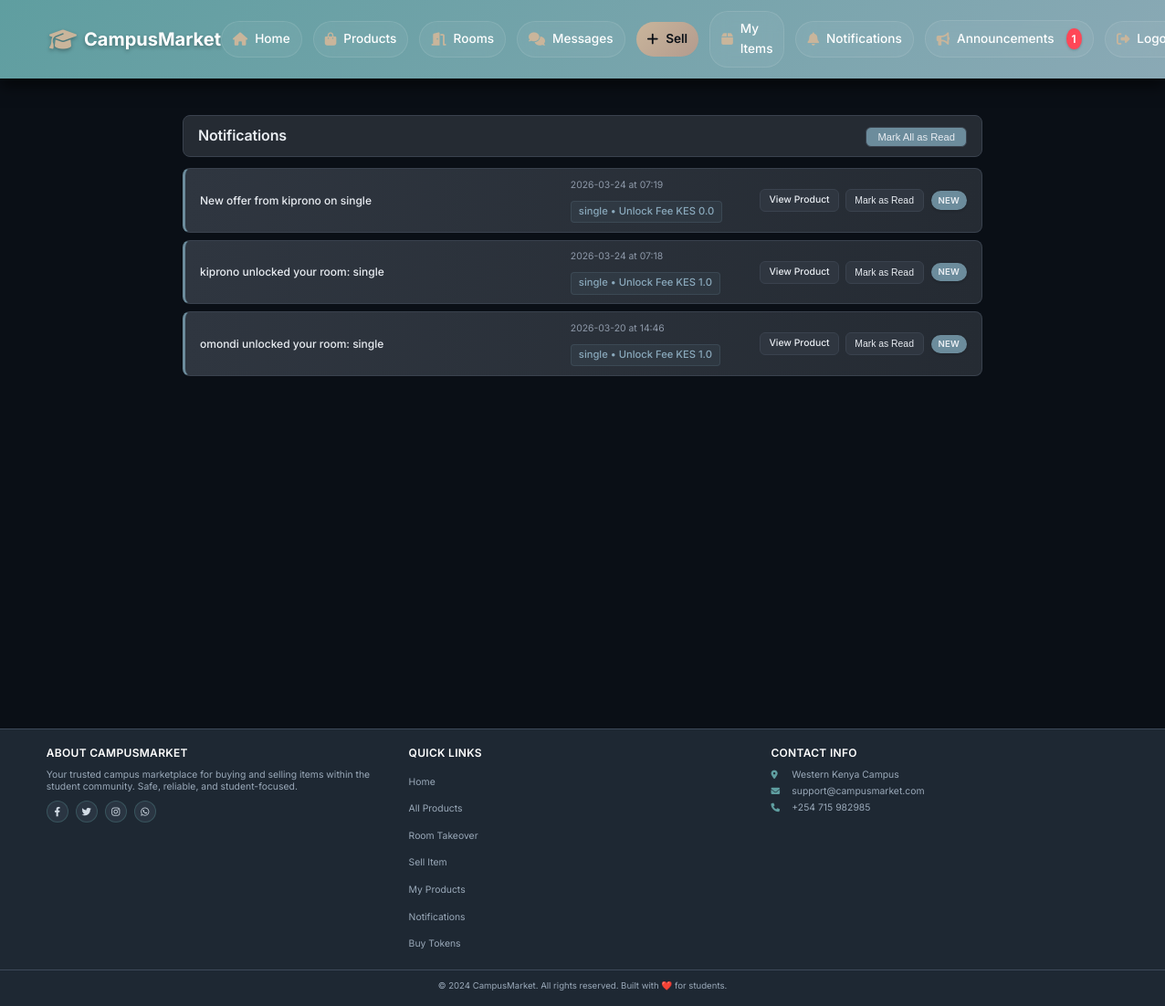
The app's page /notifications (signed in), older data.
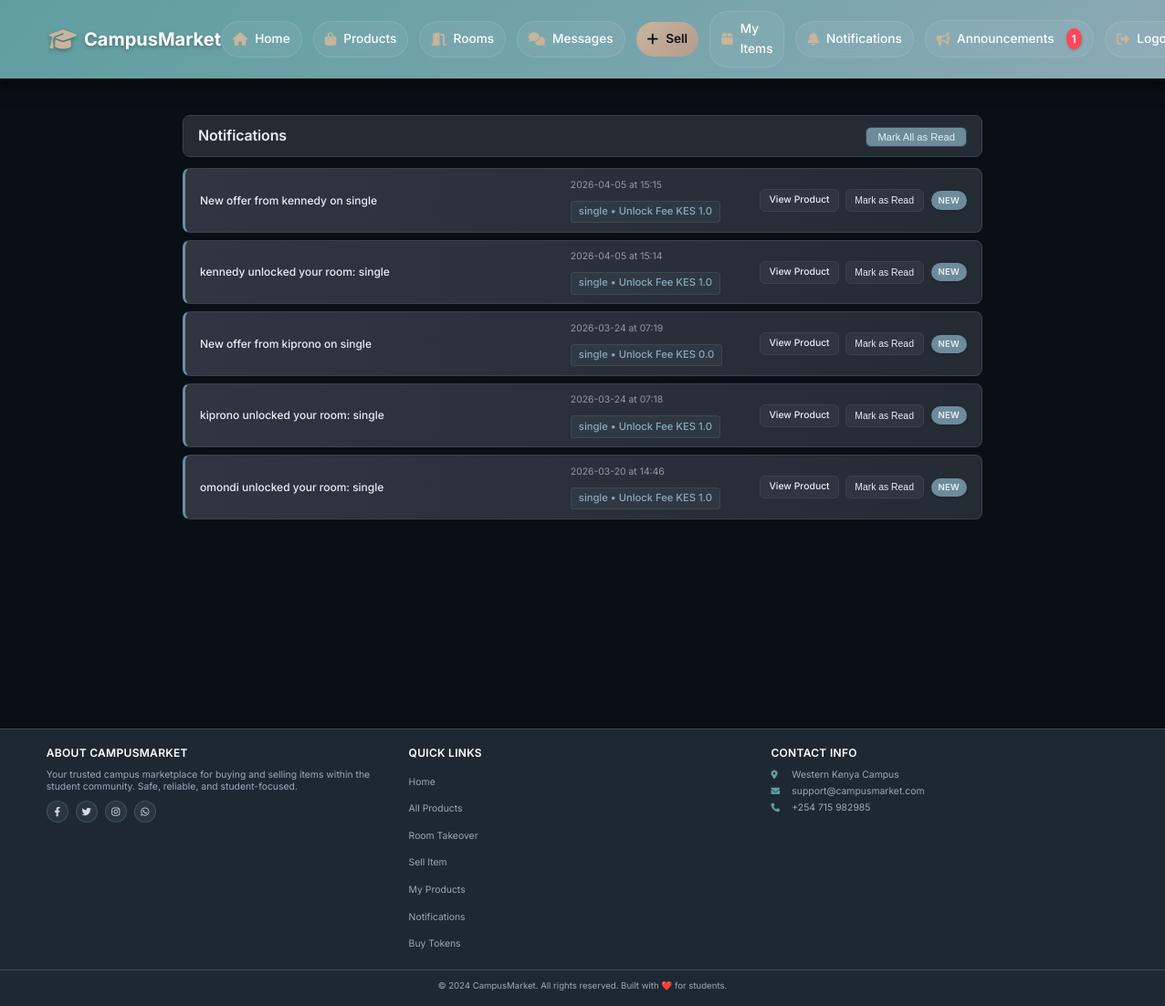
The same page, newer data.
### app/models.py (models this page shows, shortened)
class Notification(db.Model):
    __tablename__ = 'notifications'
    id = db.Column(db.Integer, primary_key=True)
    user_id = db.Column(db.Integer, db.ForeignKey('users.id'), nullable=False)
    product_id = db.Column(db.Integer, db.ForeignKey('products.id'), nullable=False)
    unlock_id = db.Column(db.Integer, db.ForeignKey('product_unlocks.id'), nullable=False)
    message = db.Column(db.Text, nullable=False)
    is_read = db.Column(db.Boolean, default=False)
    created_at = db.Column(db.DateTime, default=datetime.utcnow)
    user = db.relationship('User', backref='notifications')
    product = db.relationship('Product', backref='notifications')
    unlock = db.relationship('ProductUnlock', backref='notification')

class Product(db.Model):
    __tablename__ = 'products'
    id = db.Column(db.Integer, primary_key=True)
    title = db.Column(db.String(100), nullable=False)
    description = db.Column(db.Text)
    price = db.Column(db.Float, nullable=False)
    condition = db.Column(db.String(20))
    contact_info = db.Column(db.Text)
    is_fast_moving = db.Column(db.Boolean, default=False)
    is_active = db.Column(db.Boolean, default=True)
    is_sold = db.Column(db.Boolean, default=False)
    Token = db.Column(db.Float, nullable=False)
    category_id = db.Column(db.Integer, db.ForeignKey('categories.id'), nullable=False)
    seller_id = db.Column(db.Integer, db.ForeignKey('users.id'), nullable=False)
    image_group_id = db.Column(db.Integer, db.ForeignKey('product_image_groups.id'), nullable=True)
    created_at = db.Column(db.DateTime, default=datetime.utcnow)
    updated_at = db.Column(db.DateTime, default=datetime.utcnow, onupdate=datetime.utcnow)
    hostel_name = db.Column(db.String(100), nullable=False, default='')
    location = db.Column(db.String(100), nullable=False, default='')
    leave_date = db.Column(db.DateTime, nullable=False, default=datetime.utcnow)
    room_type = db.Column(db.String(20), default='single')
    deposit = db.Column(db.Float, default=0)
    commission_percentage = db.Column(db.Float, default=0)
    is_commission_listing = db.Column(db.Boolean, default=False)
    status = db.Column(db.String(20), default='available')
    agreement_user_id = db.Column(db.Integer, db.ForeignKey('users.id'), nullable=True)
    agreement_expires_at = db.Column(db.DateTime, nullable=True)
    booked_at = db.Column(db.DateTime, nullable=True)
    total_unlocks = db.Column(db.Integer, default=0)
    last_interest_update = db.Column(db.DateTime, default=datetime.utcnow)
    payments = db.relationship('Payment', back_populates='product', lazy=True, cascade="all, delete-orphan")
    chats = db.relationship('Chat', back_populates='product', lazy=True, cascade='all, delete-orphan')
    offers = db.relationship('Offer', back_populates='product', lazy=True, cascade='all, delete-orphan')
    agreement_user = db.relationship('User', foreign_keys=[agreement_user_id])
    category = db.relationship('Category', back_populates='products')
    seller = db.relationship('User', foreign_keys=[seller_id], back_populates='products')
    image_group = db.relationship('ProductImageGroup', back_populates='product')

class ProductUnlock(db.Model):
    __tablename__ = 'product_unlocks'
    id = db.Column(db.Integer, primary_key=True)
    user_id = db.Column(db.Integer, db.ForeignKey('users.id'), nullable=False)
    product_id = db.Column(db.Integer, db.ForeignKey('products.id'), nullable=False)
    seller_id = db.Column(db.Integer, db.ForeignKey('users.id'), nullable=False)
    amount = db.Column(db.Float, nullable=False)
    phone_number = db.Column(db.String(20))
    checkout_request_id = db.Column(db.String(100), unique=True)
    merchant_request_id = db.Column(db.String(100))
    mpesa_receipt_number = db.Column(db.String(50))
    status = db.Column(db.String(20), default='pending')
    created_at = db.Column(db.DateTime, default=datetime.utcnow)
    completed_at = db.Column(db.DateTime)
    unlocked_at = db.Column(db.DateTime)
    user = db.relationship('User', foreign_keys=[user_id], backref='unlocked_products')
    product = db.relationship('Product', backref='unlocks')
    seller = db.relationship('User', foreign_keys=[seller_id], backref='buyer_unlocks')
    chat = db.relationship('Chat', back_populates='unlock', lazy=True, uselist=False)

### app/main/routes.py (the view)
@main_bp.route('/notifications')
@login_required
def notification():
    page = request.args.get('page', 1, type=int)
    per_page = 10
    notifications = Notification.query.filter_by(user_id=current_user.id)\
        .order_by(Notification.created_at.desc())\
        .paginate(page=page, per_page=per_page, error_out=False)
    print(f"Total notifications: {notifications.total}")
    print(f"Current page: {notifications.page}")
    print(f"Total pages: {notifications.pages}")
    for notification in notifications.items:
        print(f"Notification {notification.id}: {notification.message} - Read: {notification.is_read}")
    return render_template('main/notifications.html', notifications=notifications)

### app/templates/main/notifications.html (shortened to what this page needs)
{% extends "base.html" %}
{% block content %}
<div class="notifications-container">
    <div class="notifications-header">
        <h1>Notifications</h1>
        {% if notifications.items %}
        <form method="POST" action="{{ url_for('main.mark_all_notifications_read') }}" id="markAllForm">
            <button type="submit" class="mark-all-read-btn" id="markAllBtn">
                Mark All as Read
            </button>
        </form>
        {% endif %}
    </div>
    {% if notifications.items %}
        <div id="notificationsList">
            {% for notification in notifications.items %}
            <div class="notification-card {% if not notification.is_read %}unread{% endif %}"
                 data-notification-id="{{ notification.id }}"
                 data-read="{{ notification.is_read }}">
                <div class="notification-message">
                    {{ notification.message }}
                </div>
                <div class="notification-meta">
                    <div class="notification-time">
                        {{ notification.created_at.strftime('%Y-%m-%d at %H:%M') }}
                    </div>
                    {% if notification.product %}
                    <div class="notification-product">
                        {{ notification.product.title }} • Unlock Fee KES {{ notification.unlock.amount|default(5) }}
                    </div>
                    {% endif %}
                </div>
                <div class="notification-actions">
                    {% if notification.product %}
                    <a href="{{ url_for('products.view_product', product_id=notification.product.id) }}"
                       class="view-product-btn"
                       data-product-id="{{ notification.product.id }}">
                        View Product
                    </a>
                    {% endif %}
                    {% if not notification.is_read %}
                    <button type="button"
                            class="mark-read-btn"
                            data-notification-id="{{ notification.id }}">
                        Mark as Read
                    </button>
                    {% endif %}
                </div>
                {% if notification.is_read %}
                    <span class="badge read">Read</span>
                {% else %}
                    <span class="badge unread">New</span>
                {% endif %}
            </div>
            {% endfor %}
        </div>
    {% endif %}
</div>
{% endblock %}

### app/templates/base.html (shortened to what this page needs)
<!DOCTYPE html>
<html lang="en">
<head>
    <link href="https://cdnjs.cloudflare.com/ajax/libs/font-awesome/6.4.0/css/all.min.css" rel="stylesheet">
<link rel="stylesheet" href="{{ url_for('static', filename='css/main.css') }}">
<link rel="stylesheet" href="{{ url_for('static', filename='css/navigation.css') }}">
<link rel="stylesheet" href="{{ url_for('static', filename='css/components.css') }}">
<link rel="stylesheet" href="{{ url_for('static', filename='css/auth.css') }}">
<link rel="stylesheet" href="{{ url_for('static', filename='css/index.css') }}">
<link rel="stylesheet" href="{{ url_for('static', filename='css/responsive.css') }}">
<link rel="stylesheet" href="{{ url_for('static', filename='css/products.css') }}">
<link rel="stylesheet" href="{{ url_for('static', filename='css/create.css') }}">
<link rel="stylesheet" href="{{ url_for('static', filename='css/my_products.css') }}">
<link rel="stylesheet" href="{{ url_for('static', filename='css/buyer_contact.css') }}">
<link rel="stylesheet" href="{{ url_for('static', filename='css/edit_contact.css') }}">
<link rel="stylesheet" href="{{ url_for('static', filename='css/unlock.css') }}">
<link rel="stylesheet" href="{{ url_for('static', filename='css/notifications.css') }}">
<link rel="stylesheet" href="{{ url_for('static', filename='css/announcements.css') }}">
</head>
<body>
    <nav class="navbar">
        <div class="nav-container">
            <a href="{{ url_for('main.index') }}" class="logo">
                <i class="fas fa-graduation-cap"></i>
                <span>CampusMarket</span>
            </a>
            <div class="nav-links" id="navLinks">
                <a href="{{ url_for('main.index') }}">
                    <i class="fas fa-home"></i>Home
                </a>
                <a href="{{ url_for('products.all_products') }}">
                    <i class="fas fa-shopping-bag"></i>Products
                </a>
                <a href="{{ url_for('rooms.index') }}">
                    <i class="fas fa-door-open"></i>Rooms
                </a>
                {% if current_user.is_authenticated %}
                    <a href="{{ url_for('chat.index') }}" class="chat-link">
                        <i class="fas fa-comments"></i>Messages
                    </a>
                    <a href="{{ url_for('products.create_product') }}" class="sell-btn">
                        <i class="fas fa-plus"></i>Sell
                    </a>
                    <a href="{{ url_for('products.my_products_list') }}">
                        <i class="fas fa-box"></i>My Items
                    </a>
                    <a href="{{ url_for('main.notification') }}">
                        <i class="fas fa-bell"></i>Notifications
                    </a>
                    <a href="{{ url_for('announcements.index') }}">
                        <i class="fas fa-bullhorn"></i>Announcements
                        {% if announcement_count and announcement_count > 0 %}
                        <span class="badge" style="background: #ff4757; color: white; border-radius: 50%; padding: 2px 6px; font-size: 12px; margin-left: 5px;">{{ announcement_count }}</span>
                        {% endif %}
                    </a>
                    <a href="{{ url_for('auth.logout') }}">
                        <i class="fas fa-sign-out-alt"></i>Logout
                    </a>
                {% endif %}
            </div>
        </div>
    </nav>
    <div class="container">
        {% block content %}{% endblock %}
    </div>
    <footer class="footer">
        <div class="footer-content">
            <div class="footer-section">
                <h3>About CampusMarket</h3>
                <p>Your trusted campus marketplace for buying and selling items within the student community. Safe, reliable, and student-focused.</p>
                <div class="social-links">
                    <a href="#"><i class="fab fa-facebook-f"></i></a>
                    <a href="#"><i class="fab fa-twitter"></i></a>
                    <a href="#"><i class="fab fa-instagram"></i></a>
                    <a href="#"><i class="fab fa-whatsapp"></i></a>
                </div>
            </div>
            <div class="footer-section">
                <h3>Quick Links</h3>
                <ul class="footer-links">
                    <li><a href="{{ url_for('main.index') }}">Home</a></li>
                    <li><a href="{{ url_for('products.all_products') }}">All Products</a></li>
                    <li><a href="{{ url_for('rooms.index') }}">Room Takeover</a></li>
                    {% if current_user.is_authenticated %}
                        <li><a href="{{ url_for('products.create_product') }}">Sell Item</a></li>
                        <li><a href="{{ url_for('products.my_products_list') }}">My Products</a></li>
                        <li><a href="{{ url_for('main.notification') }}">Notifications</a></li>
                        <li><a href="{{ url_for('products.my_products_list') }}">Buy Tokens</a></li>
                    {% else %}
                        <li><a href="{{ url_for('auth.register') }}">Register</a></li>
                        <li><a href="{{ url_for('auth.login') }}">Login</a></li>
                    {% endif %}
                </ul>
            </div>
            <div class="footer-section">
                <h3>Contact Info</h3>
                <p><i class="fas fa-map-marker-alt"></i> Western Kenya Campus</p>
                <p><i class="fas fa-envelope"></i> support@campusmarket.com</p>
                <p><i class="fas fa-phone"></i> +254 715 982985</p>
            </div>
        </div>
        <div class="footer-bottom">
            <p>&copy; 2024 CampusMarket. All rights reserved. Built with ❤️ for students.</p>
        </div>
    </footer>
</html>

Row changes from the older to the newer data that the page shows:
added Notification: message "New offer from kennedy on single", created_at "2026-04-05 at 15:15", product "single", unlock.amount "1.0", is_read "NEW"
added Notification: message "kennedy unlocked your room: single", created_at "2026-04-05 at 15:14", product "single", unlock.amount "1.0", is_read "NEW"
